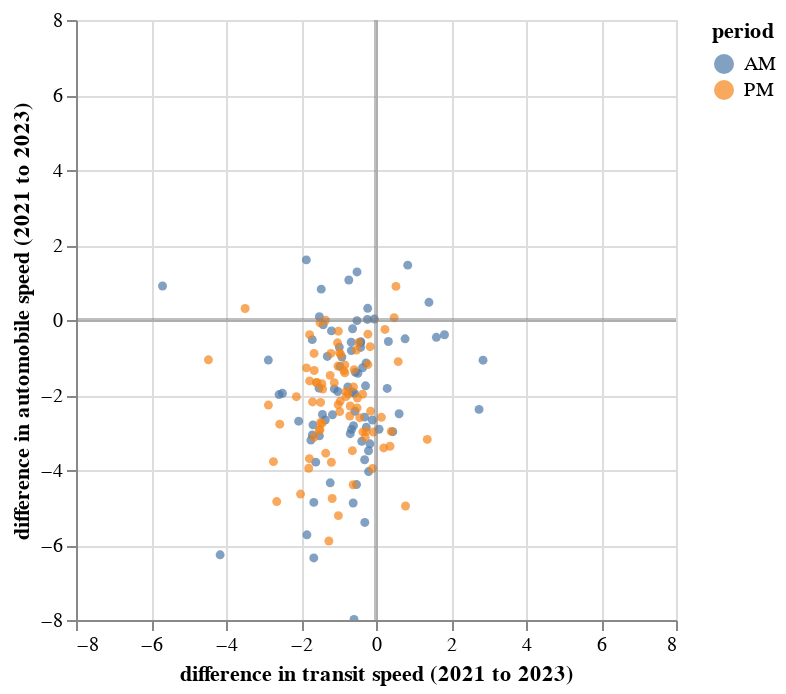

Source (notebook cell):
### Code cell
compare_years_auto_transit_diffs(
    auto_df_wide, transit_df_wide, 2021, 2023, save_dir
)

### Figure 1 — Vega-Lite specification as saved in the notebook (floating-point values rounded to 4 significant figures; data arrays with more than 128 entries replaced by an {"elided": "..."} marker saying what was removed)
{"config": {"view": {"continuousWidth": 300, "continuousHeight": 300}}, "layer": [{"data": {"name": "data-bafcdec51e0025cbf9e2913c280af1a7"}, "mark": {"type": "circle", "size": 20}, "encoding": {"color": {"field": "period", "type": "nominal"}, "tooltip": [{"field": "cmp_segid", "type": "ordinal"}, {"field": "period", "type": "nominal"}, {"field": "transit-avg_speed_diff-2021-2023", "type": "quantitative"}, {"field": "auto-avg_speed_diff-2021-2023", "type": "quantitative"}], "x": {"field": "transit-avg_speed_diff-2021-2023", "title": "difference in transit speed (2021 to 2023)", "type": "quantitative"}, "y": {"field": "auto-avg_speed_diff-2021-2023", "title": "difference in automobile speed (2021 to 2023)", "type": "quantitative"}}, "name": "view_2"}, {"data": {"name": "data-f529db91338bc0a587e9dd57d13b33b9"}, "mark": {"type": "line", "color": "grey", "opacity": 0.5}, "encoding": {"x": {"field": "transit-avg_speed_diff-2021-2023", "type": "quantitative"}, "y": {"field": "auto-avg_speed_diff-2021-2023", "type": "quantitative"}}}, {"data": {"name": "data-884a6859cfedc89f22fcb65d1baffd42"}, "mark": {"type": "line", "color": "grey", "opacity": 0.5}, "encoding": {"x": {"field": "transit-avg_speed_diff-2021-2023", "type": "quantitative"}, "y": {"field": "auto-avg_speed_diff-2021-2023", "type": "quantitative"}}}], "params": [{"name": "param_2", "select": {"type": "interval", "encodings": ["x", "y"]}, "bind": "scales", "views": ["view_2"]}], "$schema": "https://vega.github.io/schema/vega-lite/v5.8.0.json", "datasets": {"data-bafcdec51e0025cbf9e2913c280af1a7": {"elided": "160 records"}, "data-f529db91338bc0a587e9dd57d13b33b9": [{"transit-avg_speed_diff-2021-2023": 0, "auto-avg_speed_diff-2021-2023": -8.0}, {"transit-avg_speed_diff-2021-2023": 0, "auto-avg_speed_diff-2021-2023": 8.0}], "data-884a6859cfedc89f22fcb65d1baffd42": [{"transit-avg_speed_diff-2021-2023": -8.0, "auto-avg_speed_diff-2021-2023": 0}, {"transit-avg_speed_diff-2021-2023": 8.0, "auto-avg_speed_diff-2021-2023": 0}]}}
